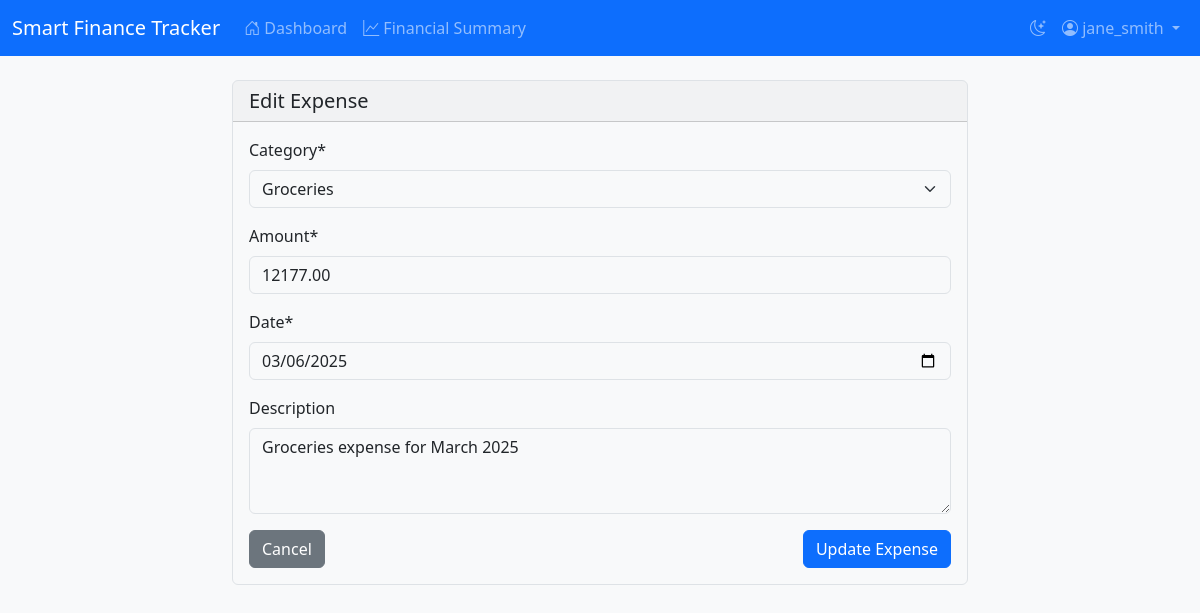
The app's page /expense/19/edit/ (signed in) with its own data.
### tracker/models.py (models this page shows, shortened)
class Expense(models.Model):
    user = models.ForeignKey(User, on_delete=models.CASCADE)
    category = models.ForeignKey(Category, on_delete=models.CASCADE)
    amount = models.DecimalField(max_digits=12, decimal_places=2, validators=[MinValueValidator(Decimal('0.01'))])
    date = models.DateField()
    description = models.TextField(blank=True)

### tracker/views.py (the view)
# urls.py: path('expense/<int:expense_id>/edit/', views.edit_expense, name='edit_expense'),
@login_required
def edit_expense(request, expense_id):
    expense = get_object_or_404(Expense, id=expense_id, user=request.user)
    if request.method == 'POST':
        form = ExpenseForm(request.POST, instance=expense)
        if form.is_valid():
            form.save()
            messages.success(request, 'Expense updated successfully.')
            return redirect('tracker:dashboard')
    else:
        form = ExpenseForm(instance=expense)
    return render(request, 'tracker/edit_expense.html', {'form': form, 'expense': expense})

### tracker/forms.py (shortened to what this page needs)
class ExpenseForm(forms.ModelForm):
    class Meta:
        model = Expense
        fields = ['category', 'amount', 'date', 'description']
        widgets = {
            'date': forms.DateInput(attrs={'type': 'date'}),
            'description': forms.Textarea(attrs={'rows': 3}),
            'amount': forms.NumberInput(attrs={'min': '0.01', 'step': '0.01'}),
        }
    def __init__(self, *args, **kwargs):
        user = kwargs.pop('user', None)
        super().__init__(*args, **kwargs)
        if user:
            self.fields['category'].queryset = Category.objects.filter(user=user)
        if not self.instance.pk and not self.data.get('date'):
            self.fields['date'].initial = timezone.now().date()

### tracker/models.py (called while the page is built)
    def __str__(self):
        return self.name

### tracker/templates/tracker/edit_expense.html (shortened to what this page needs)
{% extends "tracker/base.html" %}
{% load crispy_forms_tags %}
{% block content %}
<div class="row justify-content-center">
    <div class="col-md-8">
        <div class="card">
            <div class="card-header">
                <h5 class="card-title mb-0">Edit Expense</h5>
            </div>
            <div class="card-body">
                <form method="post">
                    {{ form|crispy }}
                    <div class="d-flex justify-content-between">
                        <a href="{% url 'tracker:dashboard' %}" class="btn btn-secondary">Cancel</a>
                        <button type="submit" class="btn btn-primary">Update Expense</button>
                    </div>
                </form>
            </div>
        </div>
    </div>
</div>
{% endblock %}

### tracker/templates/tracker/base.html (shortened to what this page needs)
<!DOCTYPE html>
<html lang="en" data-bs-theme="light">
<head>
    <link href="https://cdn.jsdelivr.net/npm/bootstrap@5.3.2/dist/css/bootstrap.min.css" rel="stylesheet">
    <link href="https://cdn.jsdelivr.net/npm/bootstrap-icons@1.11.1/font/bootstrap-icons.css" rel="stylesheet">
</head>
<body>
    {% if user.is_authenticated %}
    <nav class="navbar navbar-expand-lg navbar-dark bg-primary">
        <div class="container-fluid">
            <a class="navbar-brand" href="{% url 'tracker:dashboard' %}">Smart Finance Tracker</a>
            <div class="collapse navbar-collapse" id="navbarNav">
                <ul class="navbar-nav me-auto">
                    <li class="nav-item">
                        <a class="nav-link {% if request.resolver_match.url_name == 'dashboard' %}active{% endif %}"
                           href="{% url 'tracker:dashboard' %}">
                            <i class="bi bi-house-door"></i> Dashboard
                        </a>
                    </li>
                    <li class="nav-item">
                        <a class="nav-link {% if request.resolver_match.url_name == 'financial_summary' %}active{% endif %}"
                           href="{% url 'tracker:financial_summary' %}">
                            <i class="bi bi-graph-up"></i> Financial Summary
                        </a>
                    </li>
                </ul>
                <ul class="navbar-nav">
                    <li class="nav-item">
                        <button class="nav-link" id="theme-toggle">
                            <i class="bi bi-moon-stars"></i>
                        </button>
                    </li>
                    <li class="nav-item dropdown">
                        <a class="nav-link dropdown-toggle" href="#" id="navbarDropdown" role="button"
                           data-bs-toggle="dropdown">
                            <i class="bi bi-person-circle"></i> {{ user.username }}
                        </a>
                    </li>
                </ul>
            </div>
        </div>
    </nav>
    {% endif %}
    <div class="container mt-4">
        {% block content %}
        {% endblock %}
    </div>
</body>
</html>

### tracker/templates/tracker/base.html (style rules this page uses)
:root[data-bs-theme="light"] { --bs-body-bg: #f8f9fa; --bs-body-color: #212529; --bs-heading-color: #212529; --bs-primary: #0d6efd; --bs-secondary: #6c757d; --bs-card-bg: #ffffff; --bs-border-color: #dee2e6; }
h1, h2, h3, h4, h5, h6 { color: var(--bs-heading-color); }
.card { background-color: var(--bs-card-bg); border-color: var(--bs-border-color); }

### records on screen
Expense: category "Groceries", amount "12177.00", date "03/06/2025", description "Groceries expense for March 2025"

### other values on screen
{{ user.username }} "jane_smith"
